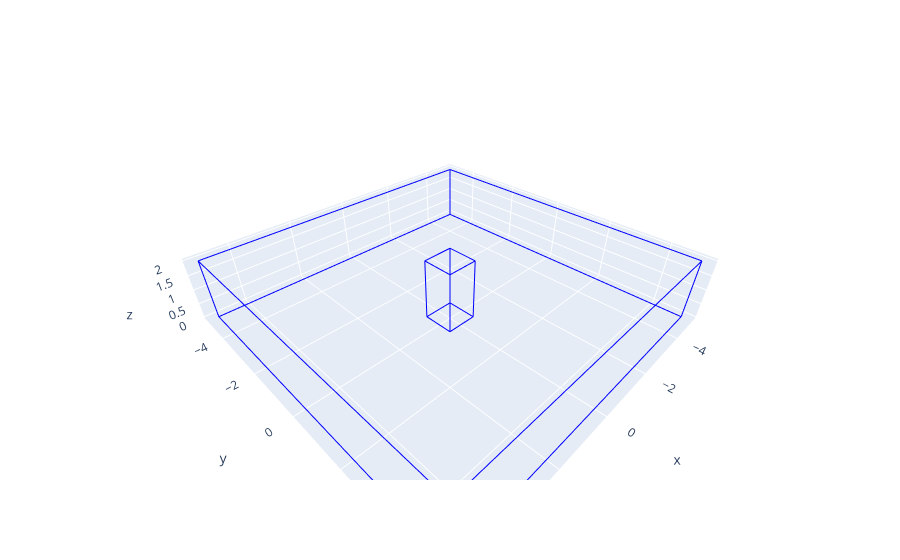

Notebook source saved alongside this figure:
### Code cell
from nebula.workplane import Workplane

def make_box_with_hole(length: jax.Array, hole_length: jax.Array, height: jax.Array) -> Workplane:
    return (
        Workplane.init("XY")
        .rect(length, length)
        .rect(hole_length,hole_length)
        .extrude(height)
    )
length = jnp.array(10)
hole_length = jnp.array(1)
height = jnp.array(2)

box = make_box_with_hole(length, hole_length, height)
box.plot()

### Figure 1 — Plotly figure (JSON) as saved in the notebook; plotly's stock layout.template omitted (floating-point values rounded to 4 significant figures; data arrays with more than 128 entries replaced by an {"elided": "..."} marker saying what was removed)
{"data": [{"line": {"color": "blue", "width": 2}, "mode": "lines", "type": "scatter3d", "x": {"elided": "144 float values"}, "y": {"elided": "144 float values"}, "z": {"elided": "144 int values"}}], "layout": {"scene": {"aspectmode": "data"}}}
